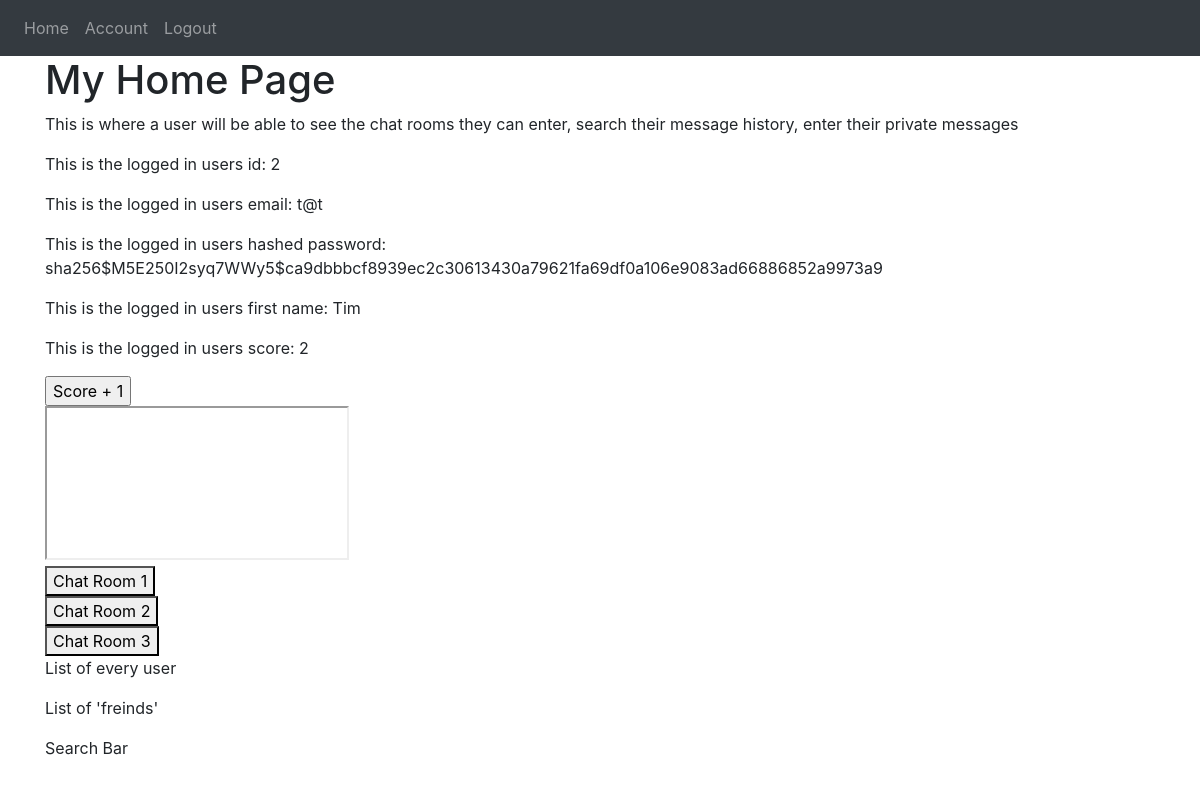
The app's page /home (signed in), older data.
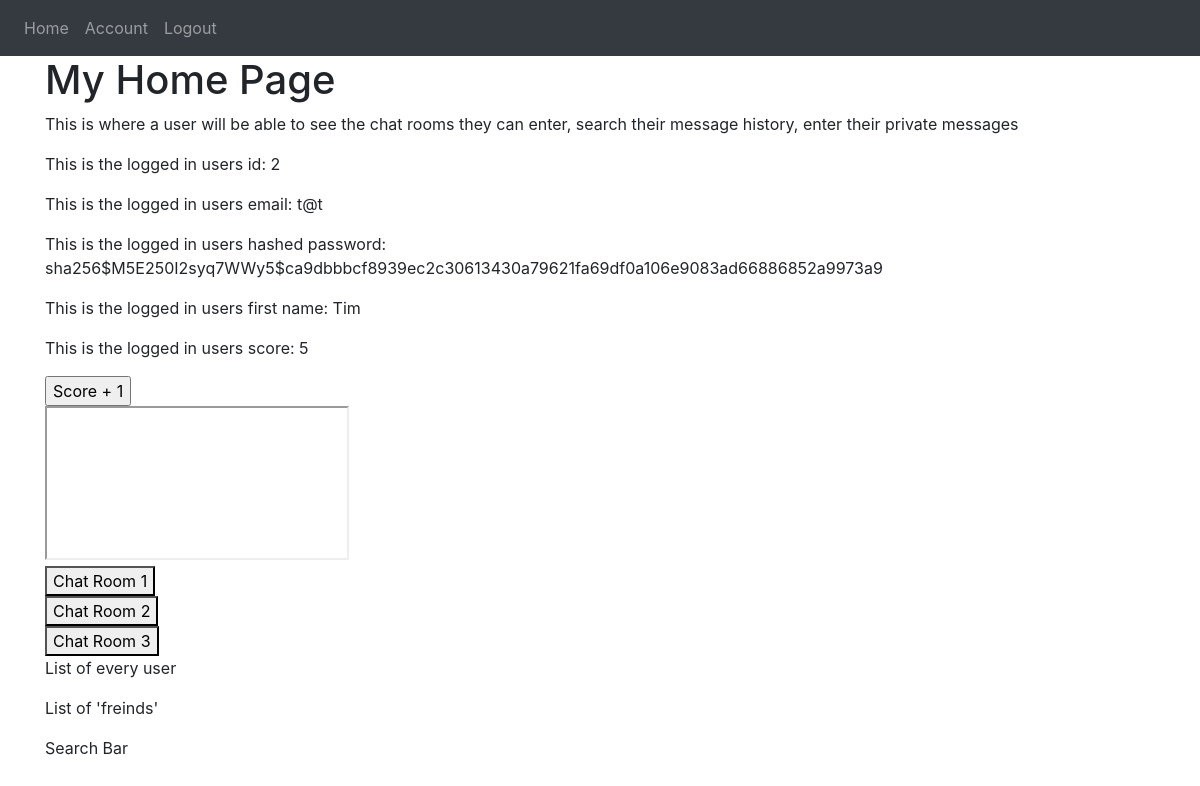
The same page, newer data.
### website/models.py (models this page shows)
class User(db.Model, UserMixin):
    id = db.Column(db.Integer, primary_key=True)
    email = db.Column(db.String(150), unique=True)
    password = db.Column(db.String(150))
    first_name = db.Column(db.String(150))
    Messages = db.relationship('Messages')
    score = db.Column(db.Integer)

### website/views.py (the view)
@views.route('/home')
@login_required  # makes this page accessible only if user is logged in
def home():
    return render_template("home.html", user=current_user)

### website/__init__.py (called while the page is built)
def create_app():
    app = Flask(__name__)
    app.config['SECRET_KEY'] = 'abcd'
    app.config['SQLALCHEMY_DATABASE_URI'] = f'sqlite:///{DB_NAME}'
    db.init_app(app)
    from .views import views
    from .auth import auth
    app.register_blueprint(views, url_prefix='/')
    app.register_blueprint(auth, url_prefix='/')
    from .models import User, Messages
    with app.app_context():
        db.create_all()
    login_manager = LoginManager()
    login_manager.login_view = 'views.intro'
    login_manager.init_app(app)
    @login_manager.user_loader
    def load_user(id):
        return User.query.get(int(id))
    return app

### website/templates/home.html (shortened to what this page needs)
{% extends "base.html" %} {% block title %}Home{% endblock %}
{% block content %}
<h1> My Home Page </h1>
<p>This is where a user will be able to see the chat rooms they can enter, search their message history, enter their private messages</p>
<div>
    <p>This is the logged in users id: {{ user.id }}</p>
    <p>This is the logged in users email: {{ user.email }}</p>
    <p>This is the logged in users hashed password: {{ user.password }}</p>
    <p>This is the logged in users first name: {{ user.first_name }}</p>
    <p>This is the logged in users score: {{ user.score }}</p>
</div>
<div>
    <td>
        <form action="{{ url_for('auth.add') }}" method="post">
          <input type="submit" value="Score + 1"/>
        </form>
    </td>
</div>
<iframe src="{{ url_for('auth.scoreboard')}}" title="Scorboard"></iframe>
<div>
    <button onclick="window.location.href = 'chat_room_1';">Chat Room 1</button>
</div>
<div>
    <button onclick="window.location.href = 'chat_room_2';">Chat Room 2</button>
</div>
<div>
    <button onclick="window.location.href = 'chat_room_3';">Chat Room 3</button>
</div>
<p>List of every user</p>
<p>List of 'freinds'</p>
<p>Search Bar</p>
{% endblock %}

### website/templates/base.html (shortened to what this page needs)
<!DOCTYPE html>
<html lang="en">
  <head>
    <link
      rel="stylesheet"
      href="https://stackpath.bootstrapcdn.com/bootstrap/4.4.1/css/bootstrap.min.css"
    />
    <link
      rel="stylesheet"
      href="https://stackpath.bootstrapcdn.com/font-awesome/4.7.0/css/font-awesome.min.css"
    />
  </head>
  <body>
    <nav class="navbar navbar-expand-lg navbar-dark bg-dark">
      <div class="collapse navbar-collapse" id="navbar">
        <div class="navbar-nav">
          {% if user.is_authenticated %}
          <a class="nav-item nav-link" id="home" href="/home">Home</a>
          <a class="nav-item nav-link" id="account" href="/account">Account</a>
          <a class="nav-item nav-link" id="logout" href="/logout">Logout</a>
          {% else %}
          <a class="nav-item nav-link" id="intro" href="/">Intro</a>
          <a class="nav-item nav-link" id="login" href="/login">Login</a>
          <a class="nav-item nav-link" id="signUp" href="/sign-up">Sign Up</a>
          {% endif %}
        </div>
      </div>
    </nav>
    <div class="container" style="height: 100%;">{% block content %} {% endblock %}</div>
  </body>
</html>

Row changes from the older to the newer data that the page shows:
changed User "Tim": score "2" → "5"
